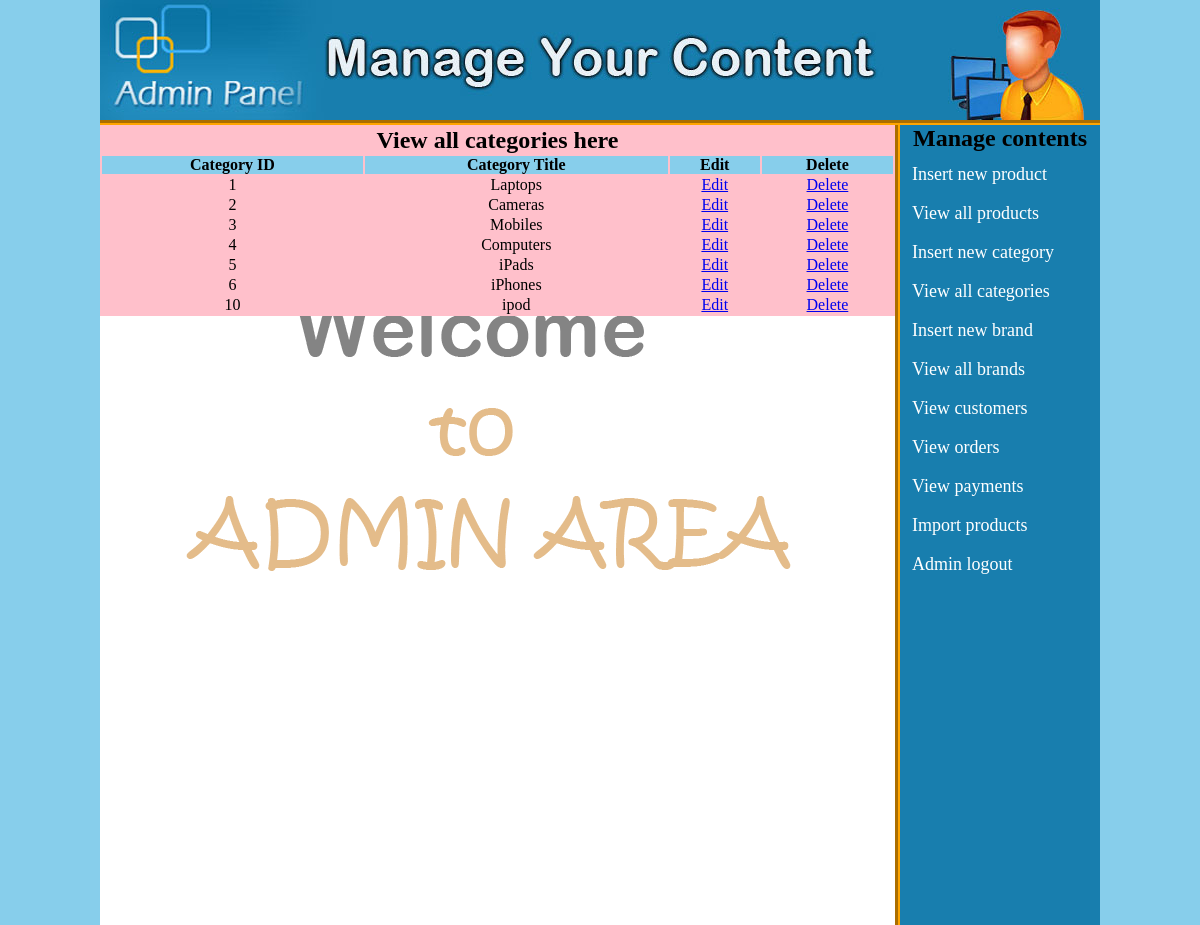
The page /admin_area/index.php?view_cats (signed in) on the database its author committed.
### tables this page shows
CREATE TABLE `categories` (
  `cat_id` int(100) NOT NULL,
  `cat_title` text NOT NULL
);

### admin_area/view_cats.php (the view, shortened to what this page needs)
<?php
if(!isset($_SESSION['user_email'])){
    echo "<script>window.open('login.php?not_admin=You ara not an admin!', '_self')</script>";
} else {
?>
<table width="795" align="center" bgcolor="pink">
    <tr align="center">
        <td colspan="6"><h2>View all categories here</h2></td>
    </tr>
    <tr align="center" bgcolor="skyblue">
        <th>Category ID</th>
        <th>Category Title</th>
        <th>Edit</th>
        <th>Delete</th>
    </tr>
    <?php
    include("includes/db.php");
    $get_cat = "SELECT * FROM categories";
    $run_cat = mysqli_query($con, $get_cat);
    while($row_cat = mysqli_fetch_array($run_cat)){
        $cat_id = $row_cat['cat_id'];
        $cat_title = $row_cat['cat_title'];
    ?>
    <tr align="center">
        <td><?php echo $cat_id; ?></td>
        <td><?php echo $cat_title; ?></td>
        <td><a href="index.php?edit_cat=<?php echo $cat_id; ?>">Edit</a></td>
        <td><a href="delete_cat.php?delete_cat=<?php echo $cat_id; ?>">Delete</a></td>
    </tr>
    <?php } ?>
</table>
<?php } ?>

### admin_area/index.php (shortened to what this page needs)
<?php
if(!isset($_SESSION['user_email'])){
    echo "<script>window.open('login.php?not_admin=You ara not an admin!', '_self')</script>";
} else {
?>
<!DOCTYPE>
<html>
    <head>
        <link rel="stylesheet" href="styles/style.css" media="all">
        <link rel="stylesheet" href="http://code.jquery.com/ui/1.11.4/themes/smoothness/jquery-ui.css">
    </head>
    <body>
        <div class="main_wrapper">
            <div id="header"></div>
            <div id="right">
                <h2 style="text-align:center;">Manage contents</h2>
                    <a href="index.php?insert_product">Insert new product</a>
                    <a href="index.php?view_products">View all products</a>
                    <a href="index.php?insert_cat">Insert new category</a>
                    <a href="index.php?view_cats">View all categories</a>
                    <a href="index.php?insert_brand">Insert new brand</a>
                    <a href="index.php?view_brands">View all brands</a>
                    <a href="index.php?view_customers">View customers</a>
                    <a href="index.php?view_orders">View orders</a>
                    <a href="index.php?view_payments">View payments</a>
                    <a href="index.php?import_products">Import products</a>
                    <a href="logout.php">Admin logout</a>
            </div>
            <div id="left">
                <?php
                if(isset($_GET['view_cats'])){
                    include("view_cats.php");
                }
                ?>
            </div>
        </div>
    </body>
</html>
<?php } ?>

### admin_area/styles/style.css (style rules this page uses)
html, body, div, span, applet, object, iframe, h1, h2, h3, h4, h5, h6, p, blockquote, pre, a, abbr, acronym, address, big, cite, code, del, dfn, em, img, ins, kbd, q, s, samp, small, strike, strong, sub, sup, tt, var, b, u, i, center, dl, dt, dd, ol, ul, li, fieldset, form, label, legend, table, caption, tbody, tfoot, thead, tr, th, td, article, aside, canvas, details, embed, figure, figcaption, footer, header, hgroup, menu, nav, output, ruby, section, summary, time, mark, audio, video { margin: 0; padding: 0; border: 0; vertical-align: baseline; }
body { background:skyblue; }
.main_wrapper { width: 1000px; height: auto; margin: auto; }
#header { width: 1000px; height: 120px; background-image: url(../images/bg-header.jpg); border-bottom: 5px groove orange; }
#left { width:795px; height:800px; background-image:url(../images/bg-body.gif); float:left; }
#right { width:200px; height:800px; float:right; border-left:5px groove orange; background:#187eae; }
#right a { text-decoration: none; color:white; text-align: left; font-size:18px; font-family:Palatino; padding:6px; margin:6px; display:block; }

### rows shown on the page
categories: cat_id "1", cat_title "Laptops"
categories: cat_id "2", cat_title "Cameras"
categories: cat_id "3", cat_title "Mobiles"
categories: cat_id "4", cat_title "Computers"
categories: cat_id "5", cat_title "iPads"
categories: cat_id "6", cat_title "iPhones"
categories: cat_id "10", cat_title "ipod"
